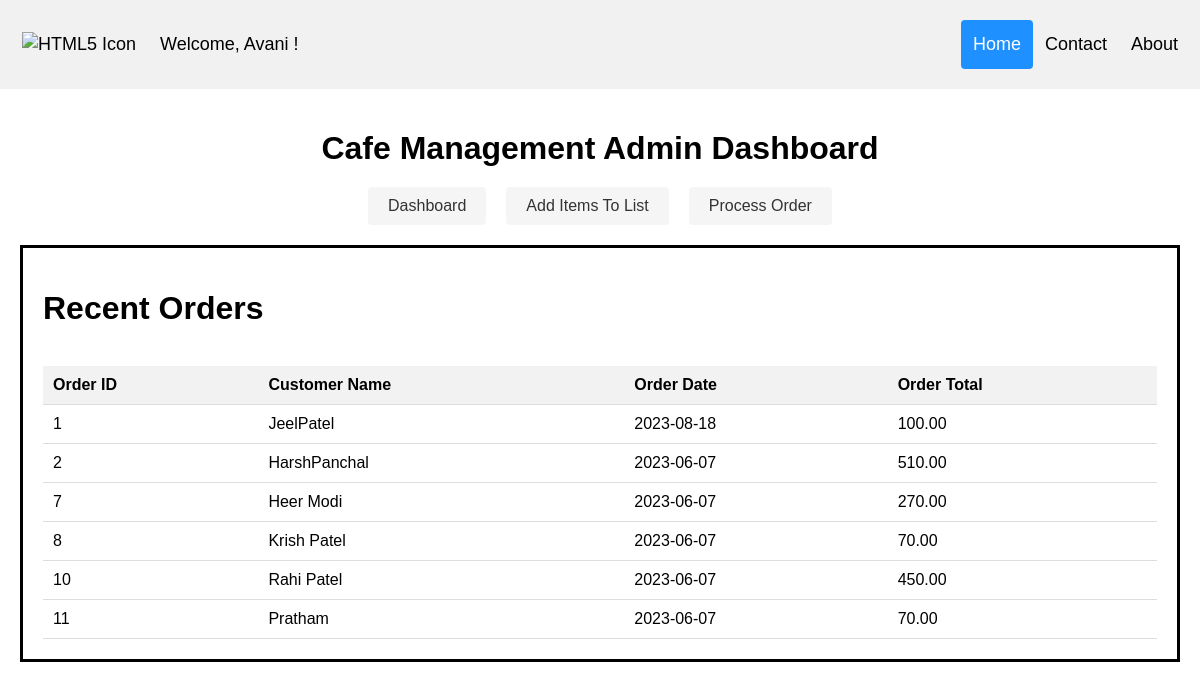
Screenshot of /dashboard.php (signed in) with the database file from the repository.
### tables this page shows
CREATE TABLE `orders` (
  `orderID` int(11) NOT NULL,
  `customerName` varchar(255) DEFAULT NULL,
  `orderDate` date DEFAULT NULL,
  `orderTotal` decimal(10,2) DEFAULT NULL,
  `status` varchar(50) DEFAULT NULL
);

### dashboard.php (the view, shortened to what this page needs)
<!DOCTYPE html>
<html>
<head>
</head>
<body>
  <div class="header">
    <a href="#default"><img src="assest/icon.png" alt="HTML5 Icon" style="width:128px;height:38px;>"> </a>
    <msg>Welcome,
      <?php $name = $_SESSION['uname'];echo" $name "?>!
    </msg>
    <div class="header-right">
      <a class="active" href="#home">Home</a>
      <a href="https://t.me/ImxSage">Contact</a>
      <a href="#about">About</a>
    </div>
  </div>
  <div class="container">
    <h1 class="dashboard-heading">Cafe Management Admin Dashboard</h1>
    <div class="dashboard-menu">
      <a href="dashboard.php">Dashboard</a>
      <a href="Views/manageitems.php">Add Items To List</a>
      <a href="Views/menu.php">Process Order</a>
    </div>
    <div class="dashboard-content">
      <oa><h1>Recent Orders</h1></oa><br>
      <table>
        <thead>
          <tr>
            <th>Order ID</th>
            <th>Customer Name</th>
            <th>Order Date</th>
            <th>Order Total</th>
          </tr>
        </thead>
        <tbody id="orderTableBody">
      <?php
        require('db.php');
        $conn = new PDO("mysql:host=$host;dbname=$dbName", $user, $password);
        $query = "SELECT * FROM orders";
        $stmt = $conn->query($query);
        while ($row = $stmt->fetch(PDO::FETCH_ASSOC)) {
          echo '<tr>';
          echo '<td>'.$row['orderID'].'</td>';
          echo '<td>'.$row['customerName'].'</td>';
          echo '<td>'.$row['orderDate'].'</td>';
          echo '<td>'.$row['orderTotal'].'</td>';
          echo '</tr>';
        }
      ?>
        </tbody>
      </table>
    </div>
  </div>
</body>
</html>

### dashboard.php (style rules this page uses)
* { box-sizing: border-box; }
body { margin: 0; font-family: Arial, Helvetica, sans-serif; }
.header { overflow: hidden; background-color: #f1f1f1; padding: 20px 10px; }
.header a { float: left; color: black; text-align: center; padding: 12px; text-decoration: none; font-size: 18px; line-height: 25px; border-radius: 4px; }
.header msg { float: left; color: black; text-align: center; padding: 12px; text-decoration: none; font-size: 18px; line-height: 25px; }
img { width: 10%; }
.header a.active { background-color: dodgerblue; color: white; }
.header-right { float: right; }
body { font-family: Arial, sans-serif; }
.container { max-width: 1200px; margin: 0 auto; padding: 20px; }
.dashboard-heading { text-align: center; margin-bottom: 20px; }
.dashboard-menu { display: flex; justify-content: center; margin-bottom: 20px; }
.dashboard-menu a { margin: 0 10px; padding: 10px 20px; background-color: #f5f5f5; text-decoration: none; color: #333; border-radius: 4px; }
.dashboard-content { padding: 20px; border-style: solid; border-color: black; }
table { width: 100%; border-collapse: collapse; }
th, td { padding: 10px; text-align: left; border-bottom: 1px solid #ddd; }
th { background-color: #f2f2f2; }

### rows the page displays
orders: orderID "1", customerName "JeelPatel", orderDate "2023-08-18", orderTotal "100.00"
orders: orderID "2", customerName "HarshPanchal", orderDate "2023-06-07", orderTotal "510.00"
orders: orderID "7", customerName "Heer Modi", orderDate "2023-06-07", orderTotal "270.00"
orders: orderID "8", customerName "Krish Patel", orderDate "2023-06-07", orderTotal "70.00"
orders: orderID "10", customerName "Rahi Patel", orderDate "2023-06-07", orderTotal "450.00"
orders: orderID "11", customerName "Pratham", orderDate "2023-06-07", orderTotal "70.00"

### other values shown
$name "Avani"
